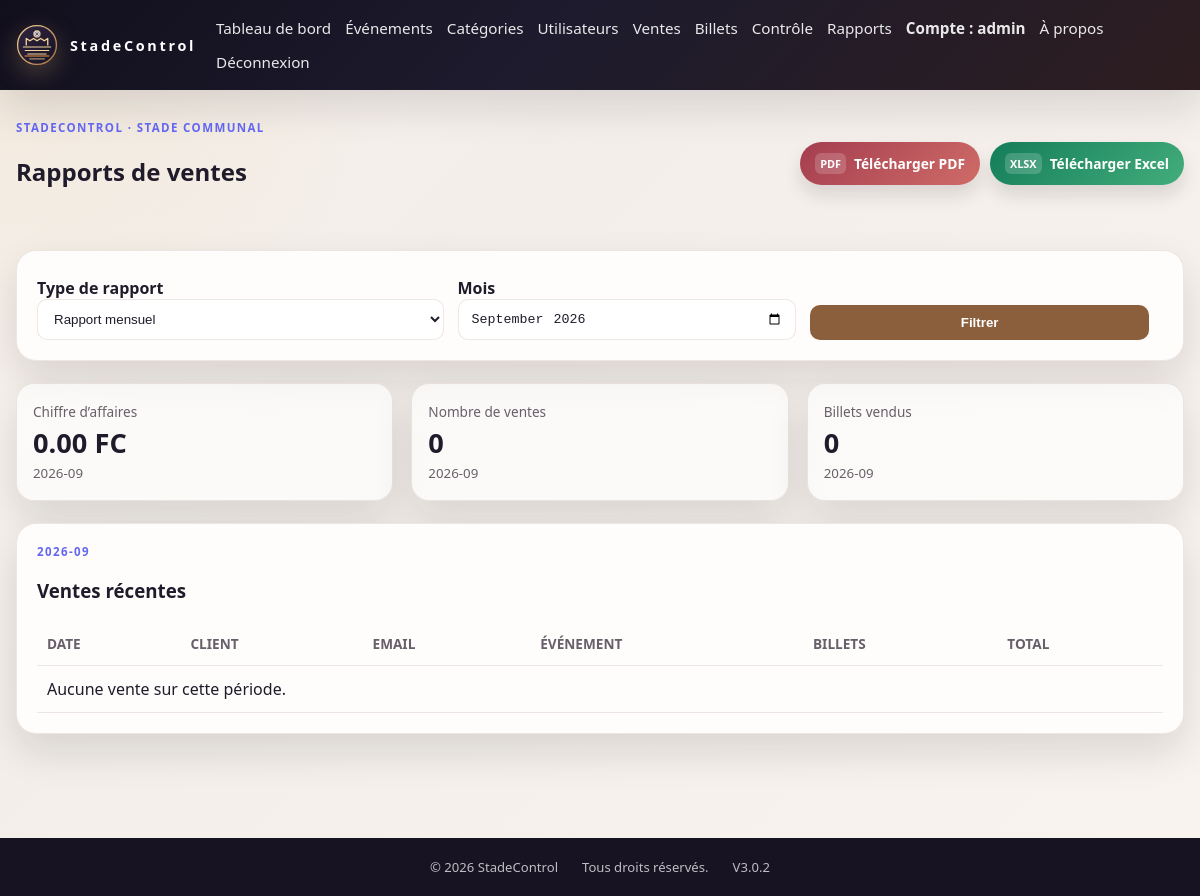
The page /rapports (signed in) on the database as committed earlier.
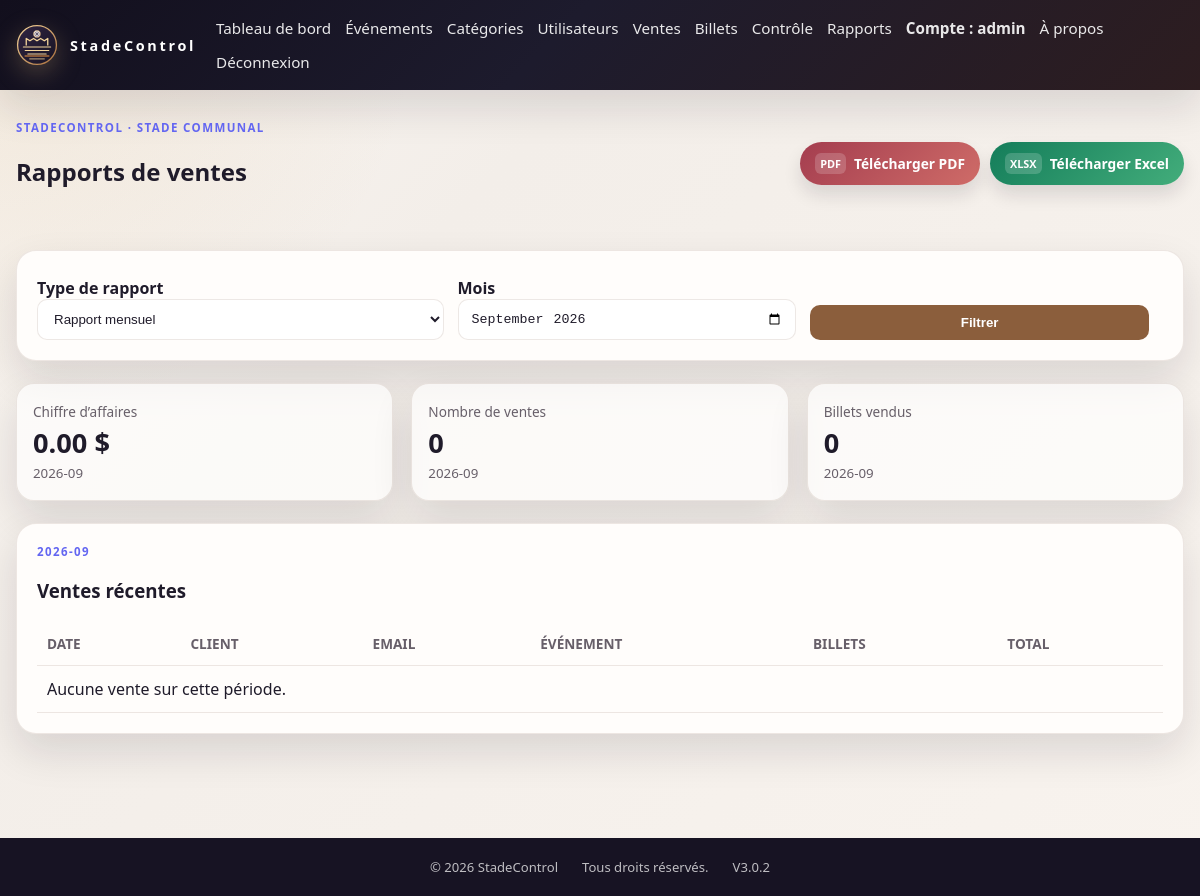
The same page on the database as committed later.
### app.py (models this page shows)
class User(db.Model):
    id = db.Column(db.Integer, primary_key=True)
    username = db.Column(db.String(80), unique=True, nullable=False)
    password = db.Column(db.String(200), nullable=False)
    role = db.Column(db.String(50), default="admin")
    language = db.Column(db.String(5), default="fr")
    currency = db.Column(db.String(5), default="FC")
    photo = db.Column(db.Text, nullable=True)

### app.py (the view)
@app.route("/rapports")
@login_required
@role_required("administrateur", "auditeur")
def rapports():
    return render_template("rapports.html", report=report_data())

### app.py (called while the page is built)
def current_language():
    return session.get("language", "fr") if session.get("language", "fr") in TRANSLATIONS else "fr"

def translate(key):
    return TRANSLATIONS[current_language()].get(key, key)

def current_currency():
    return session.get("currency", "FC") if session.get("currency", "FC") in ("FC", "USD") else "FC"

def convert_amount(amount, event=None):
    amount = float(amount or 0)
    if current_currency() == "USD":
        rate = float(getattr(event, "taux_conversion", 2800) or 2800) if event else 2800
        return amount / rate
    return amount

def money(amount, event=None):
    symbol = "$" if current_currency() == "USD" else "FC"
    return f"{convert_amount(amount, event):,.2f} {symbol}"

@app.context_processor
def inject_preferences():
    return {
        "_": translate,
        "money": money,
        "current_currency": current_currency(),
        "current_language": current_language(),
    }

def login_required(f):
    @wraps(f)
    def decorated_function(*args, **kwargs):
        if "user_id" not in session:
            return redirect(url_for("login"))
        return f(*args, **kwargs)
    return decorated_function

### templates/rapports.html (shortened to what this page needs)
{% extends "base.html" %}
{% block contenu %}
<section class="report-page">
    <div class="content-header">
        <div>
            <p class="eyebrow">StadeControl · Stade Communal</p>
            <h2>{{ _('Rapports de ventes') }}</h2>
        </div>
        <div class="report-downloads">
            <a class="export-btn export-pdf" href="{{ url_for('export_pdf', period=report.period, date=report.selected, month=report.selected) }}" download>
                <span>PDF</span> {{ _('Télécharger PDF') }}
            </a>
            <a class="export-btn export-excel" href="{{ url_for('export_excel', period=report.period, date=report.selected, month=report.selected) }}" download>
                <span>XLSX</span> {{ _('Télécharger Excel') }}
            </a>
        </div>
    </div>
    <div class="panel report-filter-panel">
        <form method="GET" class="report-filter-form">
            <div>
                <label for="period">Type de rapport</label>
                <select id="period" name="period" onchange="toggleReportDate(this.value)">
                    <option value="month" {% if report.period == 'month' %}selected{% endif %}>{{ _('Rapport mensuel') }}</option>
                </select>
            </div>
            <div id="month-field" {% if report.period != 'month' %}hidden{% endif %}>
                <label for="month">Mois</label>
                <input id="month" type="month" name="month" value="{{ report.selected if report.period == 'month' else '' }}">
            </div>
            <button class="primary-btn" type="submit">{{ _('Filtrer') }}</button>
        </form>
    </div>
    <div class="report-summary-grid">
        <div class="mini-widget">
            <span>{{ _('Chiffre d’affaires') }}</span>
            <strong>{{ money(report.total_revenue) }}</strong>
            <small>{{ report.label }}</small>
        </div>
        <div class="mini-widget">
            <span>{{ _('Nombre de ventes') }}</span>
            <strong>{{ report.sales|length }}</strong>
            <small>{{ report.label }}</small>
        </div>
        <div class="mini-widget">
            <span>{{ _('Billets vendus') }}</span>
            <strong>{{ report.total_tickets }}</strong>
            <small>{{ report.label }}</small>
        </div>
    </div>
    <div class="panel recent-panel">
        <div class="panel-header">
            <div>
                <p class="eyebrow">{{ report.label }}</p>
                <h3>{{ _('Ventes récentes') }}</h3>
            </div>
        </div>
        <div class="table-scroll">
            <table>
                <thead>
                    <tr>
                        <th>Date</th>
                        <th>Client</th>
                        <th>Email</th>
                        <th>Événement</th>
                        <th>Billets</th>
                        <th>Total</th>
                    </tr>
                </thead>
                <tbody>
                    {% for sale in report.sales %}
                    <tr>
                        <td>{{ sale.created_at.strftime('%d/%m/%Y %H:%M') }}</td>
                        <td>{{ sale.acheteur }}</td>
                        <td>{{ sale.email }}</td>
                        <td>{{ sale.evenement.nom }}</td>
                        <td>{{ sale.tickets|length }}</td>
                        <td>{{ money(sale.total, sale.evenement) }}</td>
                    </tr>
                    {% else %}
                    <tr><td colspan="6">Aucune vente sur cette période.</td></tr>
                    {% endfor %}
                </tbody>
            </table>
        </div>
    </div>
</section>
{% endblock %}

### templates/base.html (shortened to what this page needs)
<!DOCTYPE html>
<html lang="{{ current_language }}">
<head>
    <link rel="stylesheet" href="{{ url_for('static', filename='css/style.css') }}">
</head>
<body>
    <header class="site-header">
        <div class="container nav-wrap">
            <a href="{{ url_for('index') if not session.get('user_id') else url_for('dashboard') }}" class="brand" aria-label="StadeControl home">
                <img src="{{ url_for('static', filename='img/stade-communal-logo.svg') }}" alt="Logo Stade Communal" class="brand-logo">
                <span class="brand-text">StadeControl</span>
            </a>
            {% if session.get('user_id') %}
            <nav class="main-nav">
                <a href="{{ url_for('dashboard') }}">{{ _('dashboard') }}</a>
                {% if session.get('user_role') in ['administrateur', 'auditeur'] %}
                <a href="{{ url_for('evenements') }}">{{ _('events') }}</a>
                {% endif %}
                {% if session.get('user_role') == 'administrateur' %}
                <a href="{{ url_for('categories') }}">{{ _('categories') }}</a>
                <a href="{{ url_for('users') }}">{{ _('users') }}</a>
                {% endif %}
                {% if session.get('user_role') in ['administrateur', 'vendeur'] %}
                <a href="{{ url_for('ventes') }}">{{ _('sales') }}</a>
                {% endif %}
                <a href="{{ url_for('billets') }}">{{ _('tickets') }}</a>
                {% if session.get('user_role') in ['administrateur', 'auditeur'] %}
                <a href="{{ url_for('controle_entree') }}">{{ _('control') }}</a>
                <a href="{{ url_for('rapports') }}">{{ _('reports') }}</a>
                {% endif %}
                <a href="{{ url_for('account') }}" class="account-link">{{ _('account') }} : {{ session.get('username') }}</a>
                <a href="{{ url_for('a_propos') }}">À propos</a>
                <a href="{{ url_for('logout') }}">{{ _('logout') }}</a>
            </nav>
            {% else %}
            <nav class="main-nav guest-nav">
                <a href="{{ url_for('a_propos') }}">À propos</a>
                <a href="{{ url_for('login') }}">{{ _('login') }}</a>
            </nav>
            {% endif %}
        </div>
    </header>
    <main class="container main-content">
        {% block contenu %}{% endblock %}
    </main>
    <footer class="site-footer">
        <div class="container footer-content">
            <span>© 2026 StadeControl</span>
            <span>Tous droits réservés.</span>
            <span>V3.0.2</span>
        </div>
    </footer>
</body>
</html>

Rows that differ between the two databases and show on the page:
now on this page (row edited): User: get "admin"
Other text that changed with them:
{{ money(report.total_revenue) }}: "0.00 FC" → "0.00 $"
{{ session.get('username') }}: "admin" → (not shown)
